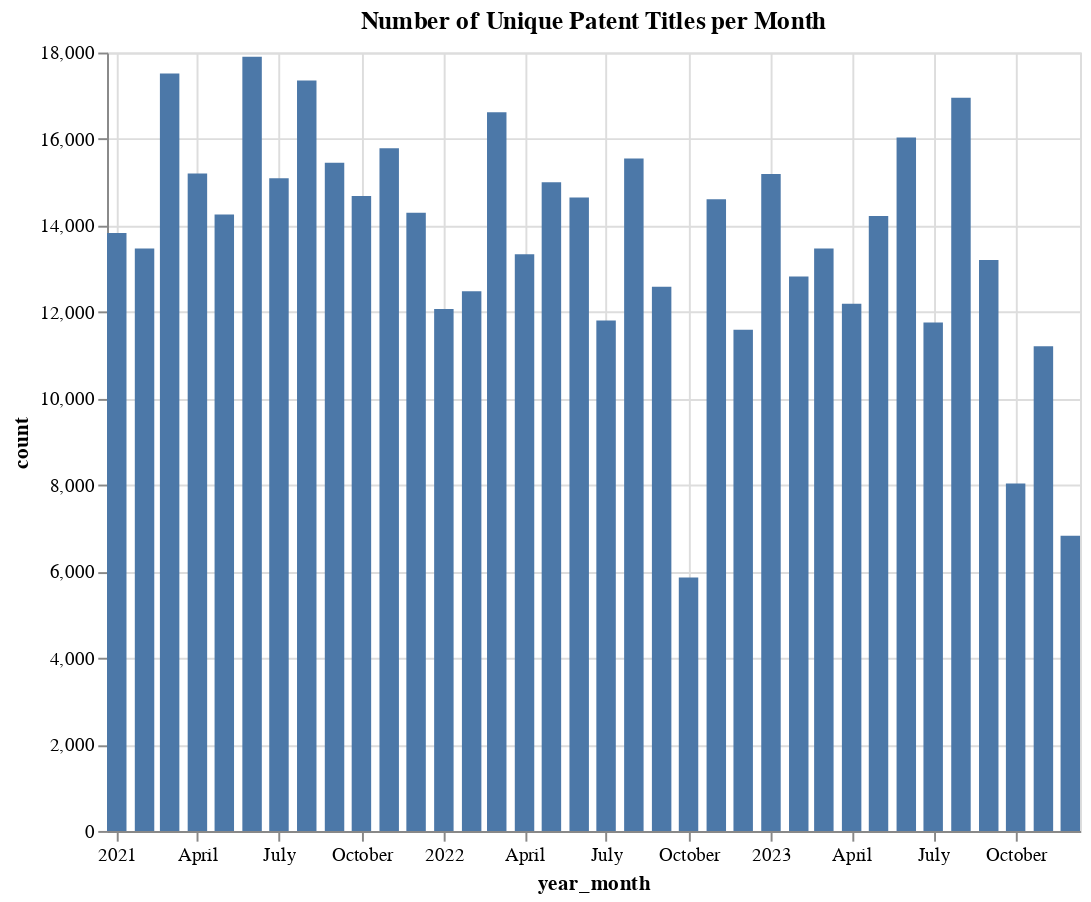

The code cell stored with this chart in its notebook:
### Code cell
# Convert 'date' to datetime
patents['Publication Date'] = pd.to_datetime(patents['Publication Date'])

# # Extract year and month
# patents['year'] = patents['Publication Date'].dt.year
# patents['month'] = patents['Publication Date'].dt.month

# Create a new column 'year_month' for plotting
patents['year_month'] = patents['Publication Date'].dt.to_period('M')

# Group by 'year_month' and count the number of unique patent titles
grouped_data = patents.groupby('year_month')['Title'].nunique().reset_index(name='count')

# Convert 'year_month' to string
grouped_data['year_month'] = grouped_data['year_month'].astype(str)

# Create the histogram
chart = alt.Chart(grouped_data).mark_bar(width=10).encode(
    x='year_month:T',
    y='count:Q',
    tooltip=['year_month', 'count']
).properties(
    width=500,
    height=400,
    title='Number of Unique Patent Titles per Month'
)

chart

### Figure 1 — Vega-Lite specification as saved in the notebook (floating-point values rounded to 4 significant figures)
{"config": {"view": {"continuousWidth": 400, "continuousHeight": 300}}, "data": {"name": "data-87f3f7f93ee47eba2c58210faf56e570"}, "mark": {"type": "bar", "width": 10}, "encoding": {"tooltip": [{"field": "year_month", "type": "nominal"}, {"field": "count", "type": "quantitative"}], "x": {"field": "year_month", "type": "temporal"}, "y": {"field": "count", "type": "quantitative"}}, "height": 400, "title": "Number of Unique Patent Titles per Month", "width": 500, "$schema": "https://vega.github.io/schema/vega-lite/v4.17.0.json", "datasets": {"data-87f3f7f93ee47eba2c58210faf56e570": [{"year_month": "2021-01", "count": 13826}, {"year_month": "2021-02", "count": 13471}, {"year_month": "2021-03", "count": 17517}, {"year_month": "2021-04", "count": 15204}, {"year_month": "2021-05", "count": 14256}, {"year_month": "2021-06", "count": 17902}, {"year_month": "2021-07", "count": 15091}, {"year_month": "2021-08", "count": 17356}, {"year_month": "2021-09", "count": 15449}, {"year_month": "2021-10", "count": 14680}, {"year_month": "2021-11", "count": 15786}, {"year_month": "2021-12", "count": 14296}, {"year_month": "2022-01", "count": 12070}, {"year_month": "2022-02", "count": 12479}, {"year_month": "2022-03", "count": 16621}, {"year_month": "2022-04", "count": 13337}, {"year_month": "2022-05", "count": 15002}, {"year_month": "2022-06", "count": 14648}, {"year_month": "2022-07", "count": 11803}, {"year_month": "2022-08", "count": 15548}, {"year_month": "2022-09", "count": 12582}, {"year_month": "2022-10", "count": 5861}, {"year_month": "2022-11", "count": 14605}, {"year_month": "2022-12", "count": 11589}, {"year_month": "2023-01", "count": 15190}, {"year_month": "2023-02", "count": 12824}, {"year_month": "2023-03", "count": 13470}, {"year_month": "2023-04", "count": 12191}, {"year_month": "2023-05", "count": 14220}, {"year_month": "2023-06", "count": 16033}, {"year_month": "2023-07", "count": 11759}, {"year_month": "2023-08", "count": 16952}, {"year_month": "2023-09", "count": 13205}, {"year_month": "2023-10", "count": 8033}, {"year_month": "2023-11", "count": 11208}, {"year_month": "2023-12", "count": 6826}]}}
